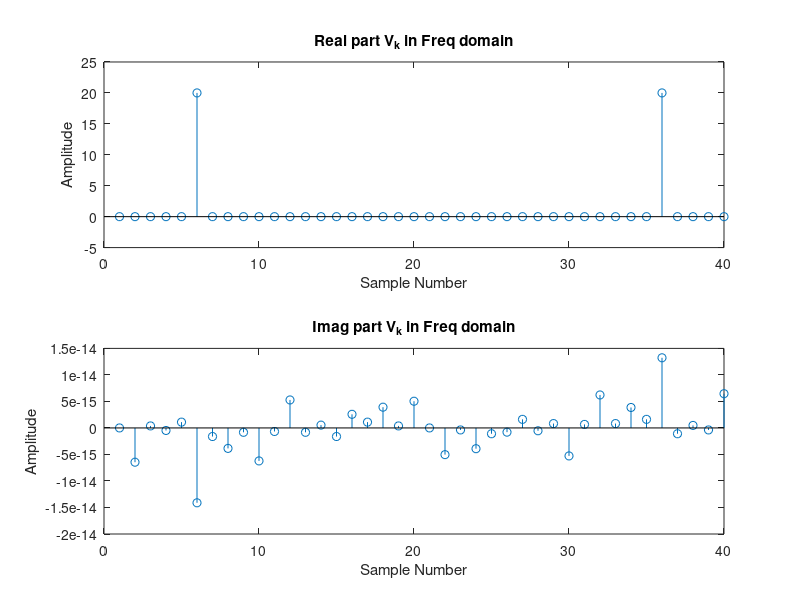
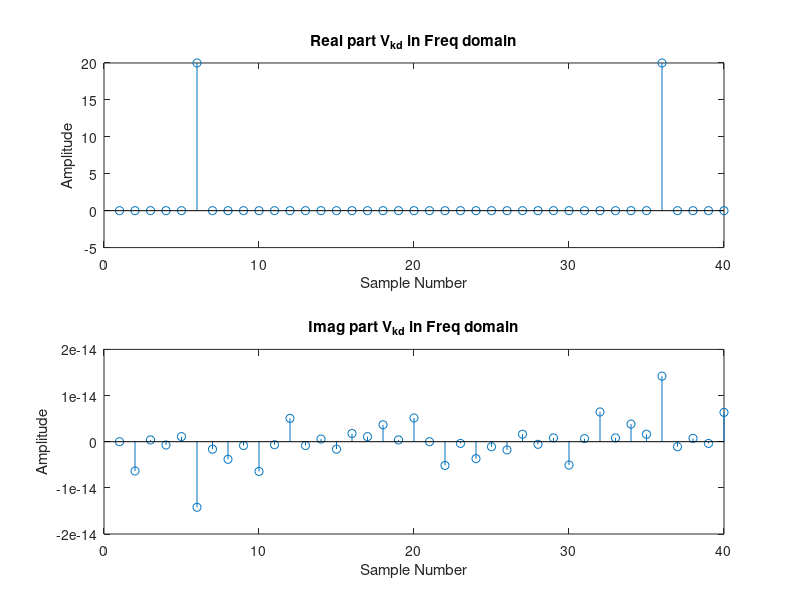
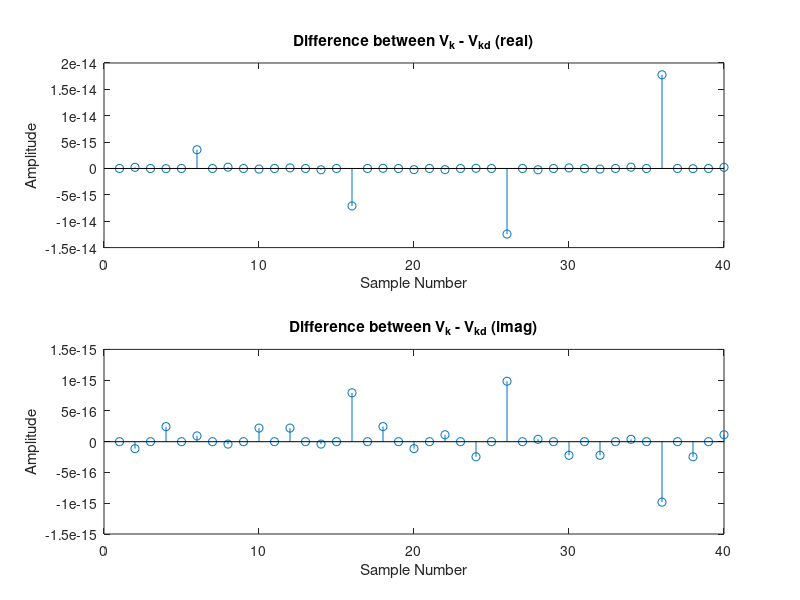

These figures' MATLAB source, in order:
% Write a MATLAB program to compute the 2N-point DFT of a length-2N real
% sequence using a single N-point DFT and compare the result by computing directly the
% 2N-point DFT (see R3.14)
%% Prepare workspace
clc
clear all
close all

%%  Discrete time sequence of length N
N = 20;
two_N = N*2;
n = 0:two_N-1;
v = cos(2*pi*n*0.125);
%v = [ones(two_N,1)];
%v = (-0.4.^n);
g = downsample(v,2);
h = downsample(v,2,1);

n2 = 0:2:two_N-1/2;
figure(1)
subplot(3,1,1)
stem(n,v);
title('v[n]')
xlabel('Sample Number')
ylabel('Amplitude')

subplot(3,1,2)
stem(n2,g);
title('g[n]')
xlabel('Sample Number')
ylabel('Amplitude')

subplot(3,1,3)
stem(n2,h);
title('h[n]')
xlabel('Sample Number')
ylabel('Amplitude')

%% Izracunati FFT sekvence g[n] i h[n]
G_k = fft(g);
H_k = fft(h);

% Izracunati FFT sekvence v[k]
V_k = [G_k G_k] + [H_k H_k].*(exp(-i*pi/N).^n);
 
%% Draw a figure
figure(1)
subplot(2,1,1)
stem(real(V_k));
title('Real part V_k in Freq domain')
xlabel('Sample Number')
ylabel('Amplitude')

subplot(2,1,2)
stem(imag(V_k));
title('Imag part V_k in Freq domain')
xlabel('Sample Number')
ylabel('Amplitude')


%% Compute V[k] directly
V_k_d = fft(v); 

% Draw a figure
figure(2)
subplot(2,1,1)
stem(real(V_k_d));
title('Real part V_k_d in Freq domain')
xlabel('Sample Number')
ylabel('Amplitude')

subplot(2,1,2)
stem(imag(V_k_d));
title('Imag part V_k_d in Freq domain')
xlabel('Sample Number')
ylabel('Amplitude')

%% Difference between Vk i V_k_d
diff = V_k - V_k_d;

figure(3)
subplot(2,1,1)
stem(real(diff));
title('Difference between V_k - V_k_d (real)')
xlabel('Sample Number')
ylabel('Amplitude')

subplot(2,1,2)
stem(imag(diff));
title('Difference between V_k - V_k_d (imag)')
xlabel('Sample Number')
ylabel('Amplitude')